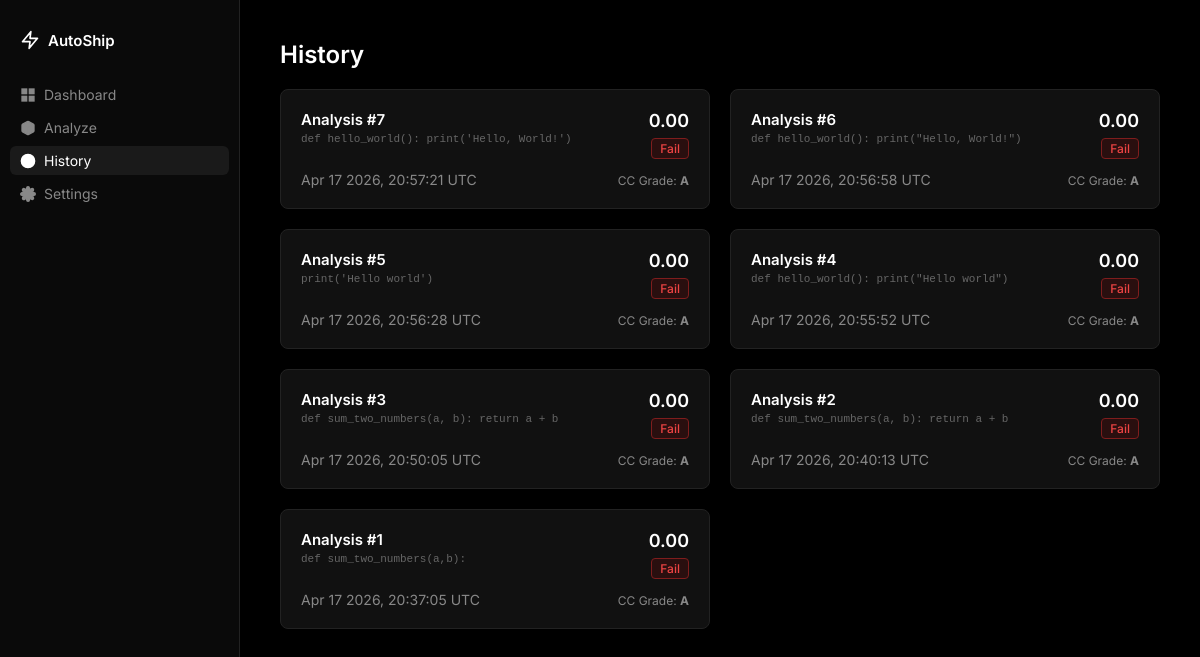
The app's page /history with its own data.
### app/models.py (models this page shows)
class AnalysisResult(Base):
    __tablename__ = "analysis_results"
    id = Column(Integer, primary_key=True, index=True)
    timestamp = Column(DateTime, default=datetime.datetime.utcnow)
    code_snippet = Column(String(300))
    pylint_score = Column(Float)
    complexity_rating = Column(String)  # e.g., 'A', 'B', 'C', 'D', 'E', 'F'
    is_pass = Column(Boolean)

### app/main.py (the view)
@app.get("/history", response_class=HTMLResponse)
def history(request: Request, db: Session = Depends(get_db)):
    results = db.query(AnalysisResult).order_by(desc(AnalysisResult.timestamp)).all()
    return templates.TemplateResponse(request=request, name="history.html", context={"request": request, "results": results})

### app/templates/history.html
{% extends "base.html" %}
{% set active_page = "history" %}
{% block content %}
    <h1>History</h1>
    {% if results %}
        <div class="history-grid">
            {% for row in results %}
                <div class="card history-card">
                    <div class="history-card-header">
                        <div>
                            <div class="title" style="margin-bottom: 4px;">Analysis #{{ row.id }}</div>
                            <div class="text-meta" style="font-family: monospace; color: #666; font-size: 11px;">
                                {{ row.code_snippet[:80] }}{% if row.code_snippet|length > 80 %}...{% endif %}
                            </div>
                        </div>
                        <div style="text-align: right; margin-left: 10px;">
                            <div style="font-weight: 600; font-size: 18px; margin-bottom: 6px;">{{ "%.2f"|format(row.pylint_score) }}</div>
                            {% if row.is_pass %}
                                <div class="badge badge-pass">Pass</div>
                            {% else %}
                                <div class="badge badge-fail">Fail</div>
                            {% endif %}
                        </div>
                    </div>
                    <div class="history-card-footer">
                        <div class="text-secondary">{{ row.timestamp.strftime('%b %d %Y, %H:%M:%S UTC') }}</div>
                        <div class="text-secondary" style="font-size: 12px;">CC Grade: <strong>{{ row.complexity_rating }}</strong></div>
                    </div>
                </div>
            {% endfor %}
        </div>
    {% else %}
        <div class="card" style="text-align: center; padding: 40px; color: #888;">
            No analyses found in history. Go <a href="/" style="color: #fff; text-decoration: underline;">Analyze</a> some code!
        </div>
    {% endif %}
{% endblock %}

### app/templates/base.html (shortened to what this page needs)
<!DOCTYPE html>
<html lang="en">
<head>
    <link rel="stylesheet" href="/static/style.css">
</head>
<body>
    <div class="sidebar">
        <a href="/" class="logo">
            <svg xmlns="http://www.w3.org/2000/svg" width="20" height="20" viewBox="0 0 24 24" fill="none" stroke="currentColor" stroke-width="2" stroke-linecap="round" stroke-linejoin="round"><polygon points="13 2 3 14 12 14 11 22 21 10 12 10 13 2"></polygon></svg>
            AutoShip
        </a>
        <nav>
            <a href="/" class="nav-link {% if active_page == 'dashboard' %}active{% endif %}">
                <svg viewBox="0 0 24 24" fill="none" stroke="currentColor" stroke-width="2"><rect x="3" y="3" width="7" height="7"></rect><rect x="14" y="3" width="7" height="7"></rect><rect x="14" y="14" width="7" height="7"></rect><rect x="3" y="14" width="7" height="7"></rect></svg>
                Dashboard
            </a>
            <a href="/" class="nav-link {% if active_page == 'analyze' %}active{% endif %}">
                Analyze
            </a>
            <a href="/history" class="nav-link {% if active_page == 'history' %}active{% endif %}">
                <svg viewBox="0 0 24 24" fill="none" stroke="currentColor" stroke-width="2"><circle cx="12" cy="12" r="10"></circle><polyline points="12 6 12 12 16 14"></polyline></svg>
                History
            </a>
            <a href="#" class="nav-link">
                Settings
            </a>
        </nav>
    </div>
    <div class="main-content">
        {% block content %}{% endblock %}
    </div>
</body>
</html>

### app/static/style.css (style rules this page uses)
* { box-sizing: border-box; margin: 0; padding: 0; }
body { font-family: 'Inter', sans-serif; background-color: #000000; color: #ffffff; display: flex; min-height: 100vh; }
a { text-decoration: none; color: inherit; }
.sidebar { width: 240px; background-color: #0a0a0a; position: fixed; height: 100vh; left: 0; top: 0; padding: 20px 10px; border-right: 1px solid #222; }
.main-content { margin-left: 240px; padding: 40px; flex: 1; background-color: #000000; }
.logo { font-weight: 600; color: #ffffff; font-size: 15px; padding: 10px; margin-bottom: 20px; display: flex; align-items: center; gap: 8px; }
.nav-link { color: #888888; display: flex; align-items: center; gap: 8px; padding: 6px 10px; border-radius: 6px; margin-bottom: 4px; font-size: 14px; transition: background-color 0.1s, color 0.1s; }
.nav-link:hover, .nav-link.active { color: #ffffff; background-color: #1a1a1a; }
.nav-link svg { width: 16px; height: 16px; fill: currentColor; }
h1 { font-size: 24px; font-weight: 600; margin-bottom: 20px; }
.title { font-weight: 600; font-size: 15px; }
.text-secondary { color: #888888; font-size: 14px; }
.text-meta { color: #555555; font-size: 12px; }
.card { background-color: #111111; border: 1px solid #222222; border-radius: 8px; padding: 20px; }
.badge { display: inline-block; border-radius: 4px; padding: 2px 8px; font-size: 12px; font-weight: 500; }
.badge-fail { color: #ef4444; background-color: #2a0f0f; border: 1px solid #7f1d1d; }
.history-grid { display: grid; grid-template-columns: repeat(2, 1fr); gap: 20px; }
.history-card { display: flex; flex-direction: column; justify-content: space-between; min-height: 120px; }
.history-card-header { display: flex; justify-content: space-between; align-items: flex-start; }
.history-card-footer { display: flex; justify-content: space-between; align-items: flex-end; margin-top: 10px; }

### records on screen
AnalysisResult: id "7", code_snippet "def hello_world(): print('Hello, World!')", pylint_score "0.00", is_pass "Fail", timestamp "Apr 17 2026, 20:57:21 UTC", complexity_rating "A"
AnalysisResult: id "6", code_snippet "def hello_world(): print(\"Hello, World!\")", pylint_score "0.00", is_pass "Fail", timestamp "Apr 17 2026, 20:56:58 UTC", complexity_rating "A"
AnalysisResult: id "5", code_snippet "print('Hello world')", pylint_score "0.00", is_pass "Fail", timestamp "Apr 17 2026, 20:56:28 UTC", complexity_rating "A"
AnalysisResult: id "4", code_snippet "def hello_world(): print(\"Hello world\")", pylint_score "0.00", is_pass "Fail", timestamp "Apr 17 2026, 20:55:52 UTC", complexity_rating "A"
AnalysisResult: id "3", code_snippet "def sum_two_numbers(a, b): return a + b", pylint_score "0.00", is_pass "Fail", timestamp "Apr 17 2026, 20:50:05 UTC", complexity_rating "A"
AnalysisResult: id "2", code_snippet "def sum_two_numbers(a, b): return a + b", pylint_score "0.00", is_pass "Fail", timestamp "Apr 17 2026, 20:40:13 UTC", complexity_rating "A"
AnalysisResult: id "1", code_snippet "def sum_two_numbers(a,b):", pylint_score "0.00", is_pass "Fail", timestamp "Apr 17 2026, 20:37:05 UTC", complexity_rating "A"
